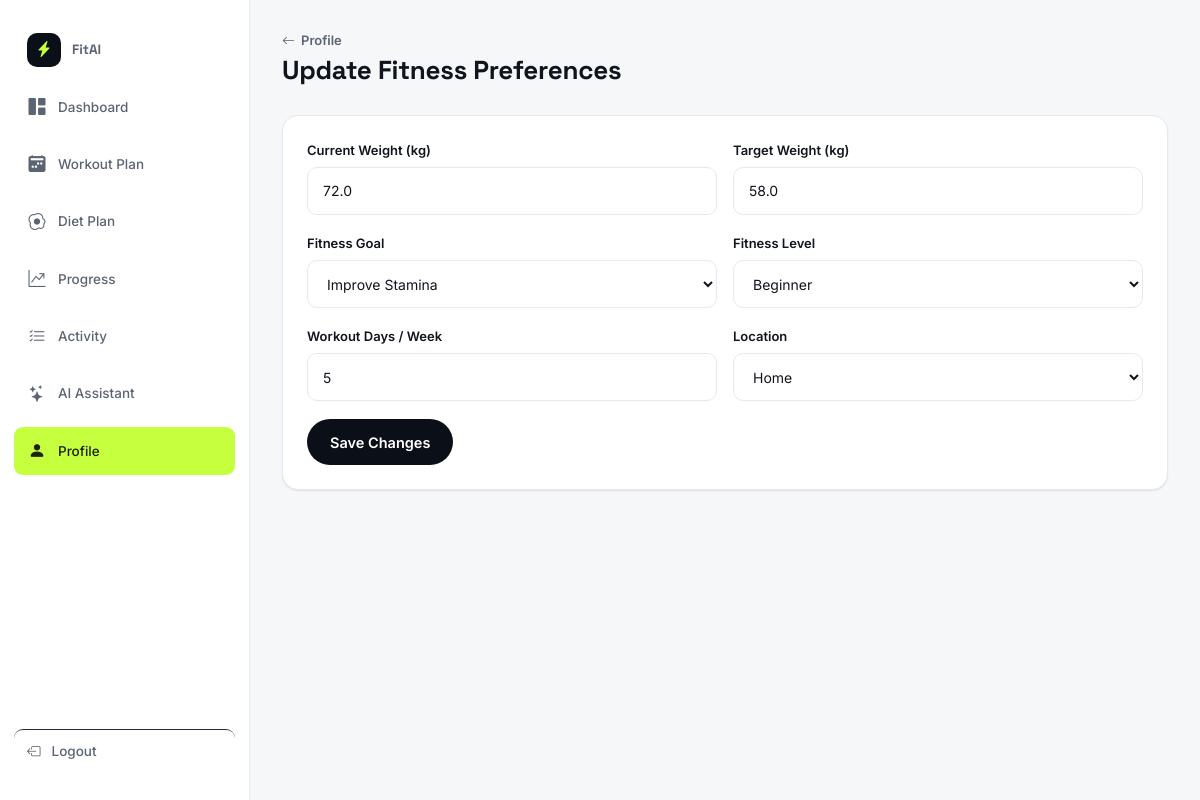
Page /dashboard/profile/preferences/ (signed in) on the committed database.
### core/models.py (models this page shows, shortened)
class UserProfile(models.Model):
    user = models.OneToOneField(User, on_delete=models.CASCADE, related_name="profile")
    mobile = models.CharField(max_length=20, blank=True)
    goal = models.CharField(max_length=30, choices=GOAL_CHOICES, blank=True)
    age = models.PositiveSmallIntegerField(null=True, blank=True)
    gender = models.CharField(max_length=10, choices=GENDER_CHOICES, blank=True)
    height_cm = models.FloatField(null=True, blank=True)
    weight_kg = models.FloatField(null=True, blank=True)
    target_weight_kg = models.FloatField(null=True, blank=True)
    fitness_level = models.CharField(max_length=20, choices=FITNESS_LEVEL_CHOICES, default="Beginner")
    activity_level = models.CharField(max_length=20, choices=ACTIVITY_LEVEL_CHOICES, default="Moderately Active")
    measurements = models.CharField(max_length=255, blank=True)
    workout_location = models.CharField(max_length=10, choices=LOCATION_CHOICES, blank=True)
    workout_days = models.PositiveSmallIntegerField(default=5)
    workout_duration = models.CharField(max_length=20, blank=True)
    workout_time = models.CharField(max_length=20, blank=True)
    equipment = models.JSONField(default=list, blank=True)
    onboarding_complete = models.BooleanField(default=False)
    created_at = models.DateTimeField(auto_now_add=True)

### core/views.py (the view, shortened to what this page needs)
# urls.py: path("dashboard/profile/preferences/", views.profile_preferences, name="profile_preferences"),
@login_required
def profile_preferences(request):
    profile, _ = m.UserProfile.objects.get_or_create(user=request.user)
    return render(request, "accounts/profile_preferences.html", {
        "profile": profile,
        "goal_choices": m.GOAL_CHOICES,
        "fitness_level_choices": m.FITNESS_LEVEL_CHOICES,
        "location_choices": m.LOCATION_CHOICES,
    })

### core/context_processors.py (called while the page is built)
def ensure_csrf_cookie(request):
    get_token(request)
    return {}

def app_context(request):
    ctx = {}
    if request.user.is_authenticated:
        profile, _ = UserProfile.objects.get_or_create(user=request.user)
        ctx["current_profile"] = profile
        ctx["unread_notifications_count"] = Notification.objects.filter(user=request.user, is_read=False).count()
        ctx["recent_notifications"] = Notification.objects.filter(user=request.user)[:6]
    return ctx

### templates/accounts/profile_preferences.html (shortened to what this page needs)
{% extends "base.html" %}
{% load static %}
{% block extra_css %}<link rel="stylesheet" href="{% static 'css/dashboard.css' %}">{% endblock %}
{% block content %}
<div class="app-shell">
  {% include "components/sidebar.html" with active="profile" %}
  <main class="main-content" id="main-content">
    <div class="topbar">
      <div class="topbar__greeting">
        <a href="/dashboard/profile/" class="back-link"><i class="bi bi-arrow-left"></i> Profile</a>
        <h1>Update Fitness Preferences</h1>
      </div>
    </div>
    <section class="card card-pad">
      <form id="preferencesForm" novalidate>
        <div class="two-col">
          <div class="field">
            <label for="weight">Current Weight (kg)</label>
            <input class="input" type="number" step="0.1" id="weight" name="weight" value="{{ profile.weight_kg|default:'' }}" required>
          </div>
          <div class="field">
            <label for="targetWeight">Target Weight (kg)</label>
            <input class="input" type="number" step="0.1" id="targetWeight" name="targetWeight" value="{{ profile.target_weight_kg|default:'' }}" required>
          </div>
        </div>
        <div class="two-col">
          <div class="field">
            <label for="goal">Fitness Goal</label>
            <select class="input" id="goal" name="goal" required>
              {% for value, label in goal_choices %}
              <option value="{{ value }}" {% if profile.goal == value %}selected{% endif %}>{{ label }}</option>
              {% endfor %}
            </select>
          </div>
          <div class="field">
            <label for="fitnessLevel">Fitness Level</label>
            <select class="input" id="fitnessLevel" name="fitnessLevel" required>
              {% for value, label in fitness_level_choices %}
              <option value="{{ value }}" {% if profile.fitness_level == value %}selected{% endif %}>{{ label }}</option>
              {% endfor %}
            </select>
          </div>
        </div>
        <div class="two-col">
          <div class="field">
            <label for="workoutDays">Workout Days / Week</label>
            <input class="input" type="number" min="1" max="7" id="workoutDays" name="workoutDays" value="{{ profile.workout_days }}" required>
          </div>
          <div class="field">
            <label for="workoutLocation">Location</label>
            <select class="input" id="workoutLocation" name="workoutLocation" required>
              {% for value, label in location_choices %}
              <option value="{{ value }}" {% if profile.workout_location == value %}selected{% endif %}>{{ label }}</option>
              {% endfor %}
            </select>
          </div>
        </div>
        <button type="submit" class="btn btn-dark">Save Changes</button>
      </form>
    </section>
  </main>
</div>
{% endblock %}

### static/css/style.css (style rules this page uses)
:root { --navy-950:#0B0F17; --navy-900:#10151F; --navy-800:#171E2B; --navy-700:#232C3D; --line:#2A3346; --line-soft:#E7E9EE; --paper:#F6F7F9; --surface:#FFFFFF; --ink:#10141C; --ink-soft:#5B6472; --ink-faint:#8A93A3; --lime:#C6FF3D; --lime-ink:#1C2405; --violet:#6C63FF; --violet-soft:#EFEEFF; --red:#FF5C5C; --amber:#FFB020; --green:#2ED374; --r-sm:10px; --r-md:16px; --r-lg:24px; --r-pill:999px; --shadow-sm:0 1px 2px rgba(16,20,28,.06), 0 1px 1px rgba(16,20,28,.04); --shadow-md:0 8px 24px -8px rgba(16,20,28,.16); --shadow-lg:0 20px 48px -16px rgba(16,20,28,.28); --font-display:'Space Grotesk', 'Arial Narrow', sans-serif; --font-body:'Inter', -apple-system, BlinkMacSystemFont, sans-serif; --font-mono:'IBM Plex Mono', ui-monospace, monospace; --container:1240px; }
*,*::before,*::after { box-sizing:border-box; }
html { scroll-behavior:smooth; }
body { margin:0; font-family:var(--font-body); background:var(--paper); color:var(--ink); font-size:15px; line-height:1.55; -webkit-font-smoothing:antialiased; }
h1,h2,h3,h4,h5 { font-family:var(--font-display); color:var(--ink); margin:0 0 .5em; line-height:1.1; letter-spacing:-0.01em; }
a { color:inherit;text-decoration:none; }
button { font-family:inherit; }
.btn { display:inline-flex;align-items:center;justify-content:center;gap:8px; padding:13px 22px; border-radius:var(--r-pill); font-weight:600;font-size:14.5px; border:1.5px solid transparent; cursor:pointer; transition:transform .15s ease, box-shadow .15s ease, background .15s ease, color .15s ease, border-color .15s ease; min-height:46px; }
.btn-dark { background:var(--navy-950);color:#fff; }
.card { background:var(--surface); border:1px solid var(--line-soft); border-radius:var(--r-md); box-shadow:var(--shadow-sm); }
.card-pad { padding:24px; }
.field { margin-bottom:18px; }
.field label { display:block;font-size:13.5px;font-weight:600;color:var(--ink);margin-bottom:7px; }
.input, select.input, textarea.input { width:100%; padding:13px 15px; border-radius:var(--r-sm); border:1.5px solid var(--line-soft); background:var(--surface); font-size:14.5px; font-family:inherit; color:var(--ink); transition:border-color .15s ease, box-shadow .15s ease; }
.app-shell { display:flex;height:100vh;overflow:hidden;background:var(--paper); }
.main-content { flex:1;min-width:0;height:100vh;overflow-y:auto;padding:28px 32px 100px; }
.topbar { display:flex;align-items:center;justify-content:space-between;gap:16px;margin-bottom:28px;flex-wrap:wrap; }
.topbar__greeting h1 { font-size:26px;margin-bottom:2px; }

### static/css/responsive.css (style rules this page uses)
html, body { width: 100%; max-width: 100%; overflow-x: hidden; }
body { min-width: 320px; }
* { box-sizing: border-box; }
input, select, textarea, button { max-width: 100%; }

### static/css/auth.css (style rules this page uses)
.field { width: 100%; margin-bottom: 18px; }
.field label { display: block; margin-bottom: 7px; font-size: 13px; font-weight: 600; }
.input, select.input, textarea.input { width: 100%; min-height: 48px; padding: 12px 15px; border: 1px solid var(--line-soft); border-radius: 10px; background: #fff; color: var(--ink); font-family: inherit; font-size: 14px; outline: none; transition: border-color .2s ease, box-shadow .2s ease; }
.two-col { width: 100%; display: grid; grid-template-columns: 1fr 1fr; gap: 16px; }

### static/css/dashboard.css (style rules this page uses)
.back-link { display:inline-flex;align-items:center;gap:6px;color:var(--ink-soft);font-weight:600;font-size:13px;margin-bottom:6px; }

### rows in the picture
UserProfile: weight "72.0", targetWeight "58.0", goal "Improve Stamina", fitnessLevel "Beginner", workoutDays "5", workoutLocation "Home"
